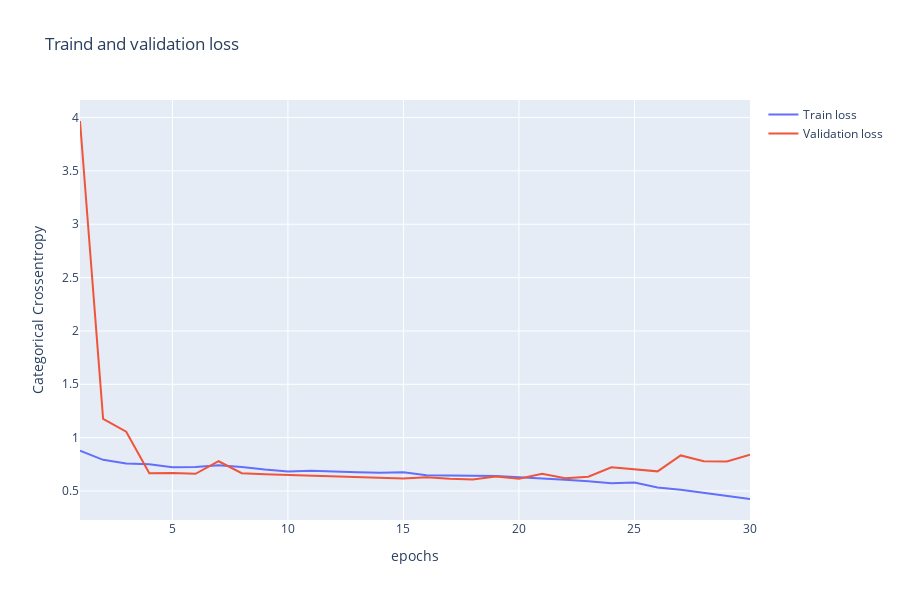

Source (notebook cell):
### Code cell
fig = go.Figure()
    
fig.add_trace(go.Scatter(
    x=list(range(1, num_epochs + 1)), 
    y=train_losses, 
    name='Train loss',
))
fig.add_trace(go.Scatter(
    x=list(range(1, num_epochs + 1)), 
    y=valid_losses, 
    name='Validation loss',
))

fig.update_layout(
    title='Traind and validation loss', 
    xaxis_title='epochs',
    yaxis_title='Categorical Crossentropy',
    width=900, 
    height=600
)
fig.show()

### Figure 1 — Plotly figure (JSON) as saved in the notebook; plotly's stock layout.template omitted (floating-point values rounded to 4 significant figures)
{"data": [{"name": "Train loss", "type": "scatter", "x": [1, 2, 3, 4, 5, 6, 7, 8, 9, 10, 11, 12, 13, 14, 15, 16, 17, 18, 19, 20, 21, 22, 23, 24, 25, 26, 27, 28, 29, 30], "y": [0.8767, 0.7921, 0.7584, 0.7512, 0.7225, 0.7254, 0.7418, 0.7253, 0.7009, 0.6827, 0.6902, 0.6806, 0.6747, 0.67, 0.675, 0.6485, 0.647, 0.6428, 0.641, 0.6277, 0.6189, 0.605, 0.5919, 0.5732, 0.5785, 0.5319, 0.5109, 0.4845, 0.4515, 0.4249]}, {"name": "Validation loss", "type": "scatter", "x": [1, 2, 3, 4, 5, 6, 7, 8, 9, 10, 11, 12, 13, 14, 15, 16, 17, 18, 19, 20, 21, 22, 23, 24, 25, 26, 27, 28, 29, 30], "y": [3.968, 1.177, 1.056, 0.6668, 0.668, 0.6613, 0.7788, 0.6666, 0.6563, 0.6498, 0.6486, 0.6418, 0.6351, 0.6303, 0.6179, 0.6285, 0.6148, 0.6083, 0.6356, 0.6153, 0.6613, 0.6201, 0.6345, 0.7215, 0.7009, 0.6841, 0.8333, 0.779, 0.7769, 0.8402]}], "layout": {"height": 600, "title": {"text": "Traind and validation loss"}, "width": 900, "xaxis": {"title": {"text": "epochs"}}, "yaxis": {"title": {"text": "Categorical Crossentropy"}}}}
